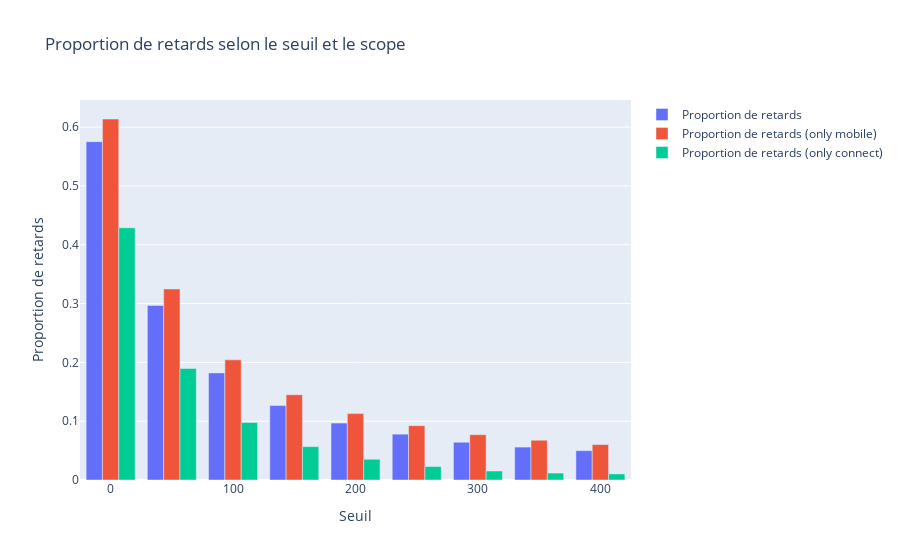

Notebook code cell kept with this figure:
### Code cell
def calculate_proportions2(df):
    thresholds_in_minutes = [0, 50, 100, 150, 200, 250, 300, 350, 400]
    mask = (df['delay_at_checkout_in_minutes'].notnull())
    mask_connect = (df['checkin_type'] == 'connect')
    mask_mobile = (df['checkin_type'] == 'mobile')
    proportions = pd.DataFrame({
        'thresholds': thresholds_in_minutes,
        'prop_retards': [df.loc[mask, 'delay_at_checkout_in_minutes'].
                        gt(threshold).mean() for threshold in thresholds_in_minutes],
        'prop_retards_connect': [df.loc[mask & mask_connect, 'delay_at_checkout_in_minutes'].
                                gt(threshold).mean() for threshold in thresholds_in_minutes],
        'prop_retards_mobile': [df.loc[mask & mask_mobile, 'delay_at_checkout_in_minutes'].
                                gt(threshold).mean() for threshold in thresholds_in_minutes]
    })
    return proportions

proportion_de_retards = calculate_proportions2(df_delay)

fig5 = go.Figure()
fig5.add_trace(
    go.Bar(
        x=proportion_de_retards["thresholds"],
        y=proportion_de_retards["prop_retards"],
        name="Proportion de retards"
    )
)
fig5.add_trace(
    go.Bar(
        x=proportion_de_retards["thresholds"],
        y=proportion_de_retards["prop_retards_mobile"],
        name="Proportion de retards (only mobile)"
    )
)
fig5.add_trace(
    go.Bar(
        x=proportion_de_retards["thresholds"],
        y=proportion_de_retards["prop_retards_connect"],
        name="Proportion de retards (only connect)"
    )
)
fig5.update_layout(
    title='Proportion de retards selon le seuil et le scope',
    xaxis_title='Seuil',
    yaxis_title='Proportion de retards',
    bargap=0.2
)
fig5.show()

### Figure 1 — Plotly figure (JSON) as saved in the notebook; plotly's stock layout.template omitted (floating-point values rounded to 4 significant figures)
{"data": [{"name": "Proportion de retards", "type": "bar", "x": [0, 50, 100, 150, 200, 250, 300, 350, 400], "y": [0.5753, 0.2967, 0.1821, 0.1266, 0.09672, 0.07794, 0.06417, 0.05598, 0.04986]}, {"name": "Proportion de retards (only mobile)", "type": "bar", "x": [0, 50, 100, 150, 200, 250, 300, 350, 400], "y": [0.6138, 0.3249, 0.2043, 0.1449, 0.1129, 0.0924, 0.07702, 0.0676, 0.06026]}, {"name": "Proportion de retards (only connect)", "type": "bar", "x": [0, 50, 100, 150, 200, 250, 300, 350, 400], "y": [0.4289, 0.1896, 0.09788, 0.05673, 0.03527, 0.02293, 0.01529, 0.01176, 0.01029]}], "layout": {"bargap": 0.2, "title": {"text": "Proportion de retards selon le seuil et le scope"}, "xaxis": {"title": {"text": "Seuil"}}, "yaxis": {"title": {"text": "Proportion de retards"}}}}
